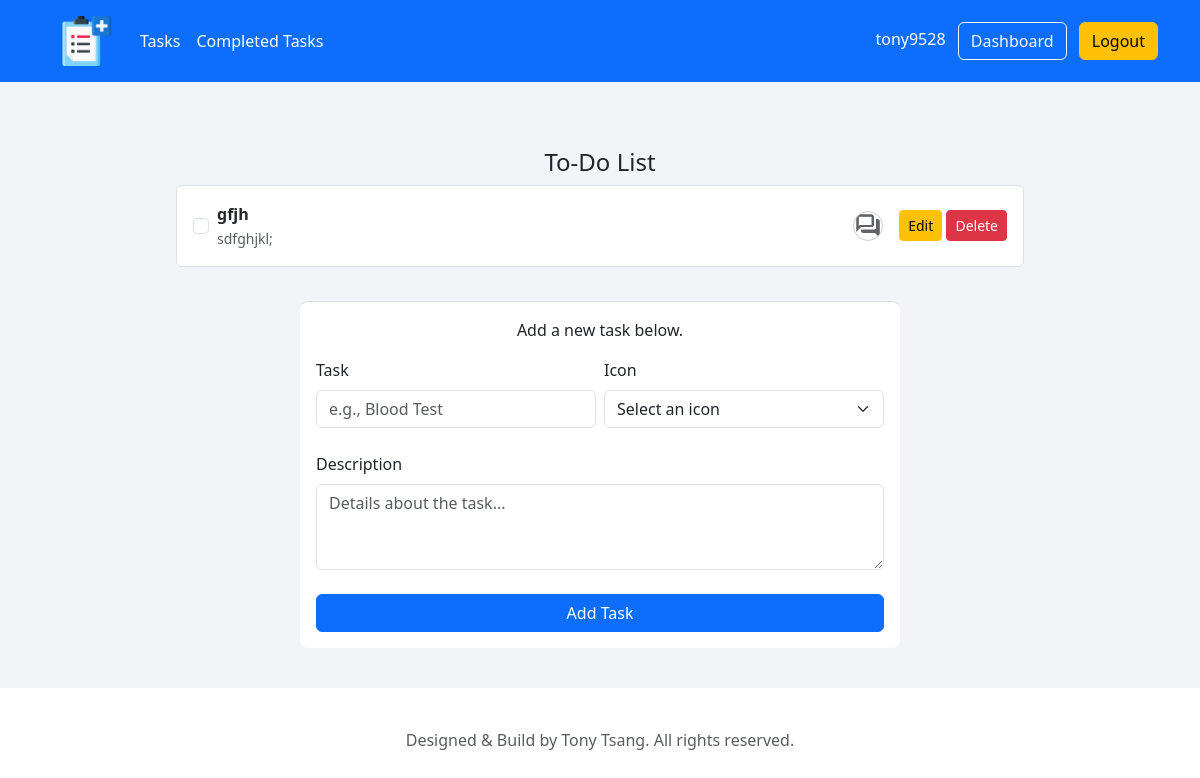
Page /tasks (signed in) on the earlier database version.
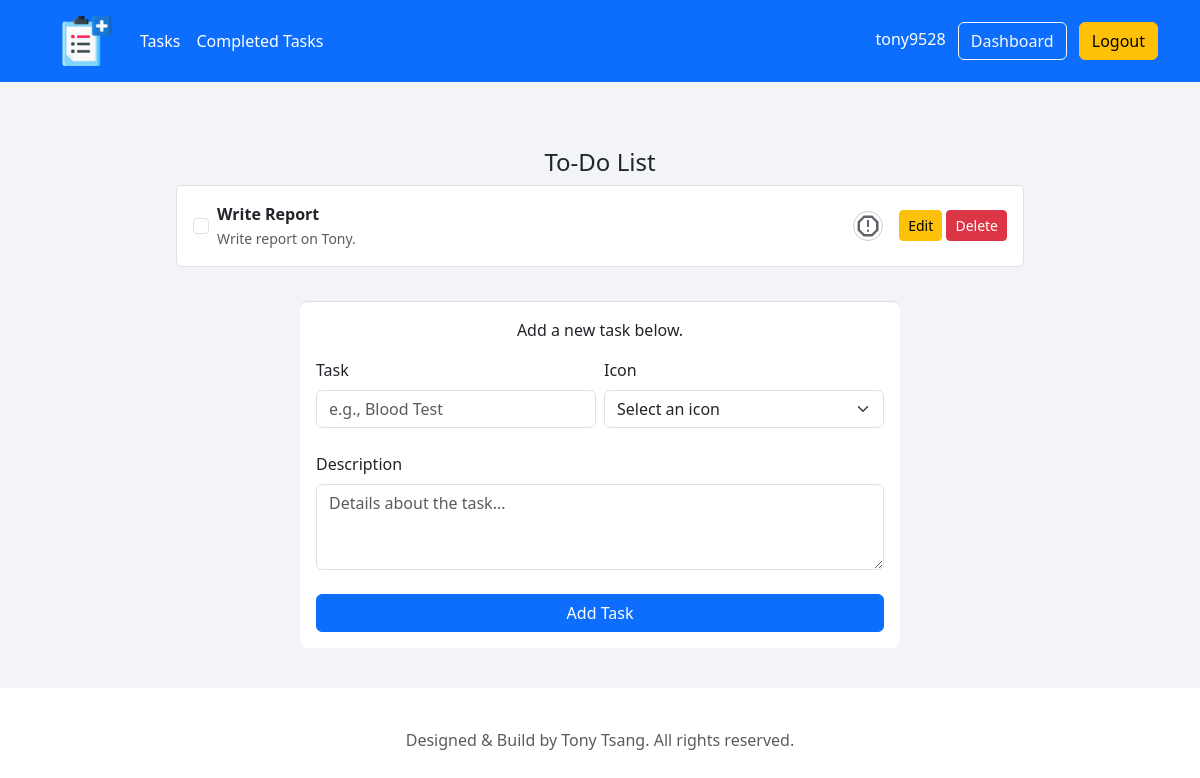
Same page on the later database version.
### tables this page shows
CREATE TABLE "tasks"(
    "id" INTEGER PRIMARY KEY AUTOINCREMENT,
    "task_name" TEXT NOT NULL,
    "task_content" TEXT,
    "task_icon" TEXT NOT NULL,
    "active" INTEGER NOT NULL check(active = 1 OR active = 0),
    "user_id" INTEGER NOT NULL,
    FOREIGN KEY ("user_id") REFERENCES "users" ("id")
);

### webapp_prototype/portfolio/routes.py (the view, shortened to what this page needs)
@app.route('/tasks', methods = ['GET', 'POST'])
def tasks():
    if not session.get("user_id"):
        flash("Please login first", "warning")
        return redirect(url_for('login'))
    user_id = session["user_id"]
    username = session["username"]
    icons = [ "Prescription Request", "Patient Communication","Sick Notes", "Referral Letters", "Medical Reports", "Review Results" ]
    sql = "SELECT * FROM tasks WHERE user_id = :user_id AND active = :active"
    sql = text(sql)
    user_tasks = db.engine.connect().execute(sql, {'user_id': user_id, 'active': 1}).fetchall()
    return render_template("tasks.html", username=username, icons=icons, user_tasks=user_tasks)

### webapp_prototype/portfolio/templates/tasks.html (shortened to what this page needs)
{% extends "layout.html" %}
{% block content %}
<div class="container">
    <div class="text-center skills-container">
        <h1 class="h4 mb-2 fw-normal">To-Do List</h1>
        <div class="container text-center px-3 gy-3">
            {% if user_tasks %}
                <div class="list-group">
                    {% for row in user_tasks %}
                        <div class="list-group-item d-flex align-items-center justify-content-between p-3">
                            <form action="{{ url_for('toggle_task', id=row.id) }}" method="POST" class="d-inline">
                                <input type="checkbox" class="form-check-input me-2"  onchange="this.form.submit();">
                            </form>
                            <div class="text-start flex-grow-1">
                                <p class="mb-0 fw-bold">
                                    {{ row.task_name }}
                                </p>
                                <small class="text-muted">
                                    {{ row.task_content }}
                                </small>
                            </div>
                            <img class="skill-icon ms-3" src="{{ url_for('static', filename='img/' + (row.task_icon if row.task_icon else 'default') + '.png') }}" width="30" height="30">
                            <div class="ms-3">
                                <a href="{{ url_for('edit_task', id=row.id) }}" class="btn btn-sm btn-warning">Edit</a>
                                <form action="{{ url_for('delete_task', id=row.id) }}" method="POST" style="display: inline;">
                                    <button type="submit" class="btn btn-sm btn-danger" onclick="return confirm('Are you sure?');">Delete</button>
                                </form>
                            </div>
                        </div>
                    {% endfor %}
                </div>
            {% else %}
                <p class="text-muted">No tasks added yet. Start by adding a new task below.</p>
            {% endif %}
        </div>
    </div>
    <div class="container text-left form-container mt-4">
        <p class="text-center">Add a new task below.</p>
        <form action="/tasks" method="POST" class="row g-2">
            <div class="mb-3 col-md-6">
                <label for="task_name" class="form-label">Task</label>
                <input type="text" name="task_name" class="form-control" placeholder="e.g., Blood Test" required>
            </div>
            <div class="mb-3 col-md-6">
                <label for="task_icon" class="form-label">Icon</label>
                <select name="task_icon" class="form-select" required>
                    <option disabled selected="">Select an icon</option>
                </select>
            </div>
            <div class="mb-3">
                <label for="task_content" class="form-label">Description</label>
                <textarea id="task_content" name="task_content" class="form-control" rows="3" placeholder="Details about the task..."></textarea>
            </div>
            <div class="d-grid gap-2">
                <button type="submit" class="btn btn-primary">Add Task</button>
            </div>
        </form>
    </div>
</div>
{% endblock content %}

Differences in the rows shown:
removed tasks: task_name "gfjh", task_content "sdfghjkl;", task_icon (picture)
now on this page (row edited): tasks: task_name "Write Report", task_content "Write report on Tony.", task_icon (picture)
